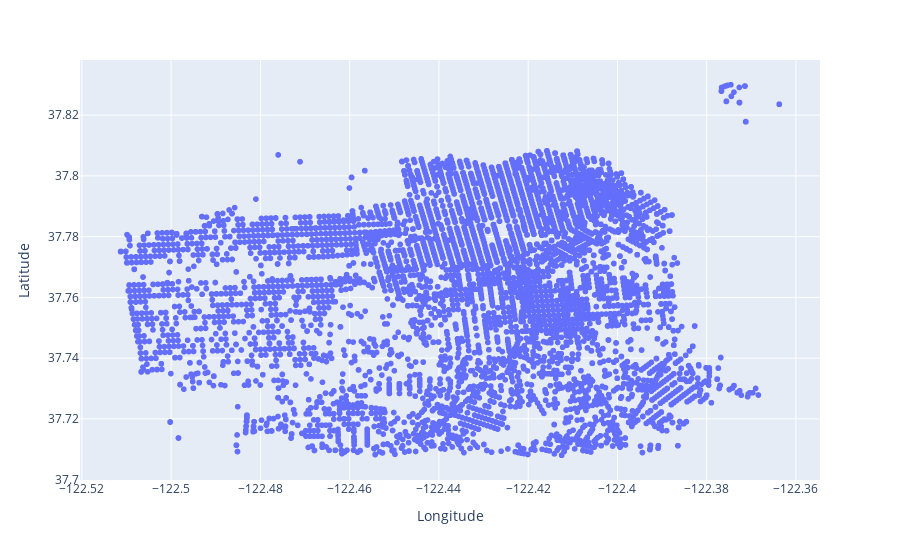

Notebook code for this chart:
### Code cell
# Crime scatterplot
px.scatter(crime,
           x='Longitude',
           y='Latitude'
          )

### Figure 1 — Plotly figure (JSON) as saved in the notebook; plotly's stock layout.template omitted (floating-point values rounded to 4 significant figures; data arrays with more than 128 entries replaced by an {"elided": "..."} marker saying what was removed)
{"data": [{"hovertemplate": "Longitude=%{x}<br>Latitude=%{y}<extra></extra>", "legendgroup": "", "marker": {"color": "#636efa", "symbol": "circle"}, "mode": "markers", "name": "", "showlegend": false, "type": "scattergl", "x": {"elided": "23444 str values"}, "xaxis": "x", "y": {"elided": "23444 str values"}, "yaxis": "y"}], "layout": {"legend": {"tracegroupgap": 0}, "margin": {"t": 60}, "xaxis": {"anchor": "y", "domain": [0, 1], "title": {"text": "Longitude"}}, "yaxis": {"anchor": "x", "domain": [0, 1], "title": {"text": "Latitude"}}}}
